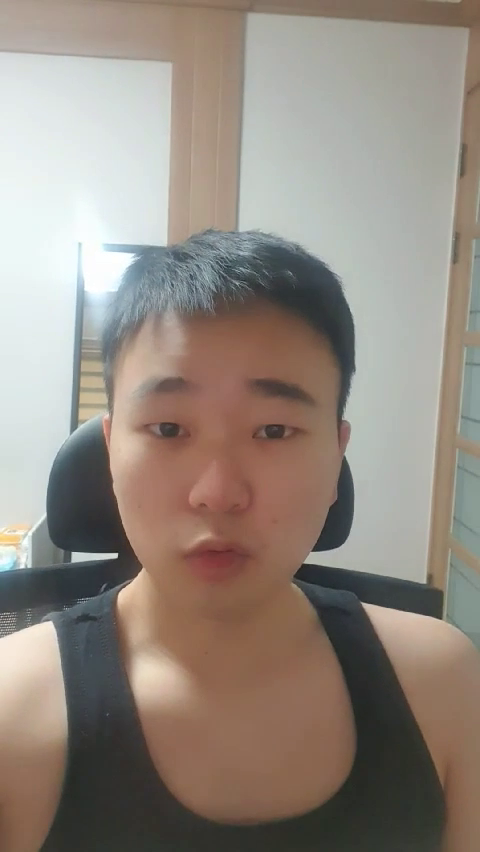
#> input picture frame 29 of public/uploads/save_video/file_name/16/KakaoTalk_20210828_161231657.mp4, 480 x 852 px, given in place of sample.mp4, which was not available
$ jupyter execute 'cv-얼굴인식.ipynb'   (Python 2 division)
#> lines starting #> are read from the running program, lines starting #| are printed output that depends on the picture; after the words box and inside, x2 and y2 are one past the last pixel; in counts of white or black regions, pixels touching at a corner belong together; pictures that were not available may be replaced by others from this repository, and a replacement may not be noted
[cell 1]
import cv2
import timeit

# 가중치 파일 경로
cascade_filename = 'haarcascade_frontalface_alt.xml'
# 모델 불러오기
cascade = cv2.CascadeClassifier(cascade_filename)

[cell 2]
# 영상 파일
cam = cv2.VideoCapture('sample.mp4')
# 사진 파일
img = cv2.imread('sample.jpg')


# 영상 재생
def videoDetector(cam,cascade):

    while True:

        # 캡처 이미지 불러오기
        ret,img = cam.read()
        # 영상 압축
        img = cv2.resize(img,dsize=None,fx=0.75,fy=0.75)
        # 그레이 스케일 변환
        gray = cv2.cvtColor(img, cv2.COLOR_BGR2GRAY)


# 사진 출력
def imgDetector(img,cascade):

	img = cv2.resize(img,dsize=None,fx=0.5,fy=0.5)
    gray = cv2.cvtColor(img, cv2.COLOR_BGR2GRAY)

[cell 3]
# -*- coding: utf-8 -*-
"""
Created on Wed Nov 4
@author: jongwon Kim
         Deep.I Inc.
"""


import cv2
import timeit

# 영상 검출기
def videoDetector(cam,cascade):

    while True:

        start_t = timeit.default_timer()
         # 알고리즘 시작 시점
        """ 알고리즘 연산 """

        # 캡처 이미지 불러오기
        ret,img = cam.read()
#> img is the input picture: shape (852, 480, 3); mean B, G, R 128.2, 137.5, 147.7
        # 영상 압축
        img = cv2.resize(img,dsize=None,fx=1.0,fy=1.0)
        # 그레이 스케일 변환
        gray = cv2.cvtColor(img, cv2.COLOR_BGR2GRAY)
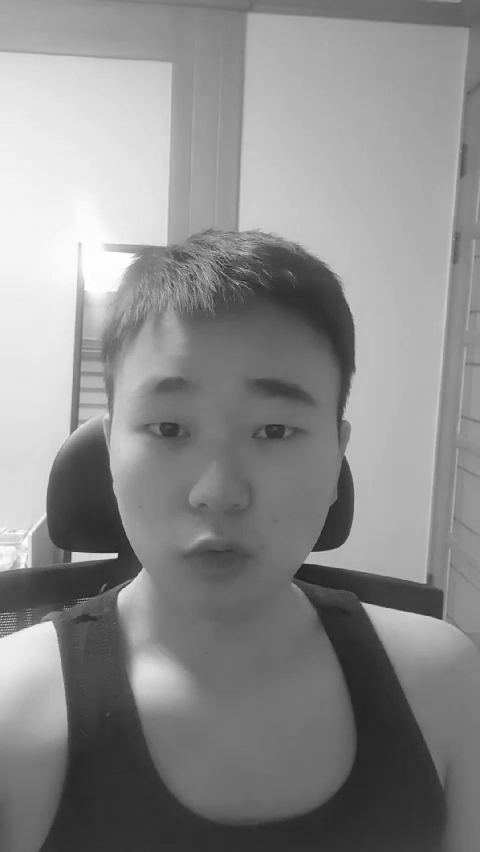
#> gray: shape (852, 480); min 31, max 255, mean 139.5
        # cascade 얼굴 탐지 알고리즘
        results = cascade.detectMultiScale(gray,            # 입력 이미지
                                           scaleFactor= 1.1,# 이미지 피라미드 스케일 factor
                                           minNeighbors=5,  # 인접 객체 최소 거리 픽셀
                                           minSize=(20,20)  # 탐지 객체 최소 크기
                                           )
#> results = [[74, 314, 295, 295]]

        for box in results:
            x, y, w, h = box
            cv2.rectangle(img, (x,y), (x+w, y+h), (255,255,255), thickness=2)
#> this loop made 1 pass
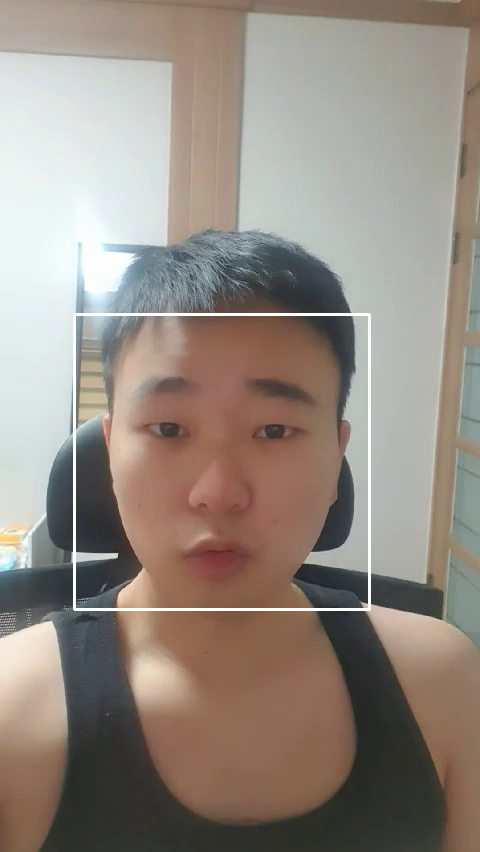
#> img: shape (852, 480, 3); 0.86% of pixels changed, all inside (x1, y1, x2, y2) = (73, 313, 371, 611)

        """ 알고리즘 연산 """
        # 알고리즘 종료 시점
        terminate_t = timeit.default_timer()
        FPS = 'fps' + str(int(1./(terminate_t - start_t )))
        cv2.putText(img,FPS,(30,30),cv2.FONT_HERSHEY_SIMPLEX,1,(255,255,255),1)
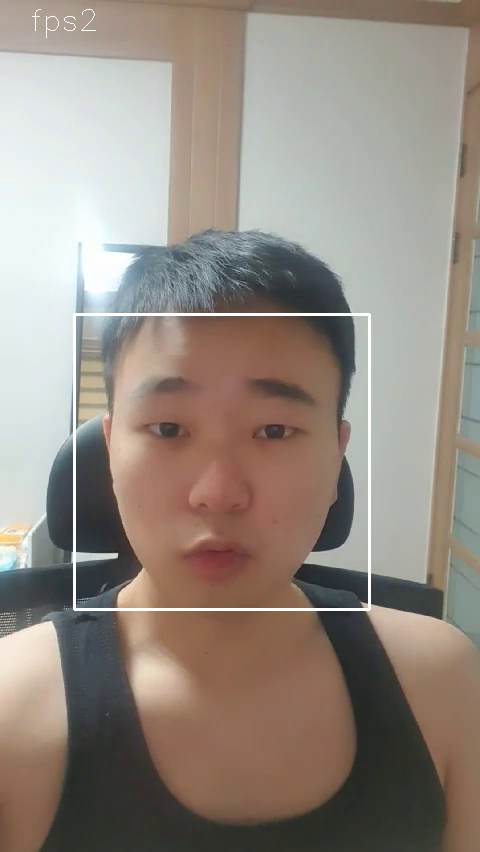
#> img: shape (852, 480, 3); 0.04% of pixels changed, all inside (x1, y1, x2, y2) = (32, 9, 96, 38)


         # 영상 출력
        cv2.imshow('facenet',img)

        if cv2.waitKey(1) > 0:

#> (key Esc is pressed here)
            break

# 사진 검출기
def imgDetector(img,cascade):

    # 영상 압축
    img = cv2.resize(img,dsize=None,fx=1.0,fy=1.0)
    # 그레이 스케일 변환
    gray = cv2.cvtColor(img, cv2.COLOR_BGR2GRAY)
    # cascade 얼굴 탐지 알고리즘
    results = cascade.detectMultiScale(gray,            # 입력 이미지
                                       scaleFactor= 1.5,# 이미지 피라미드 스케일 factor
                                       minNeighbors=5,  # 인접 객체 최소 거리 픽셀
                                       minSize=(20,20)  # 탐지 객체 최소 크기
                                       )

    for box in results:

        x, y, w, h = box
        cv2.rectangle(img, (x,y), (x+w, y+h), (255,255,255), thickness=2)

    # 사진 출력
    cv2.imshow('facenet',img)
    cv2.waitKey(10000)


# 가중치 파일 경로
cascade_filename = 'haarcascade_frontalface_alt.xml'
# 모델 불러오기
cascade = cv2.CascadeClassifier(cascade_filename)

# 영상 파일
cam = cv2.VideoCapture('sample.mp4')
# 이미지 파일
img = cv2.imread('sample.jpg')

# 영상 탐지기
videoDetector(cam,cascade)
# 사진 탐지기
# imgDetector(cam,cascade)

$ run again, starting later in the video
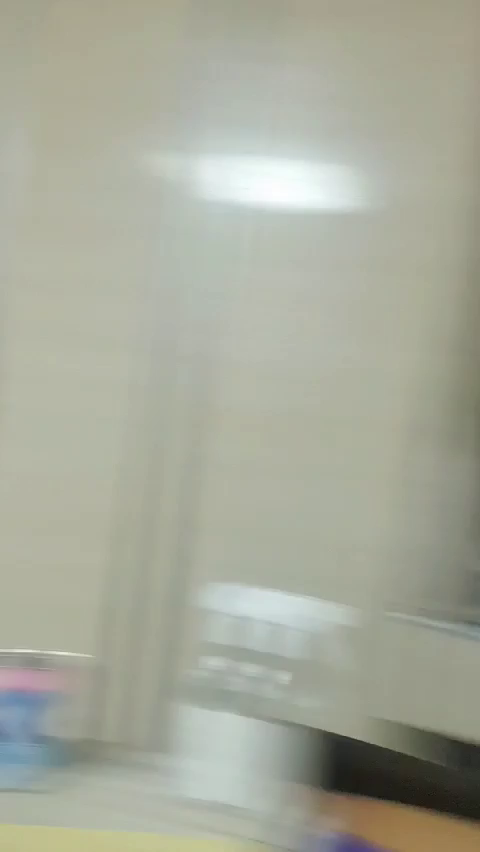
#> input picture frame 133 of public/uploads/save_video/file_name/16/KakaoTalk_20210828_161231657.mp4, 480 x 852 px, given in place of sample.mp4, which was not available
#> in videoDetector, img is the input picture: shape (852, 480, 3); mean B, G, R 154.9, 169.8, 167.2
#> in videoDetector, `gray = cv2.cvtColor(img, cv2.COLOR_BGR2GRAY)`:
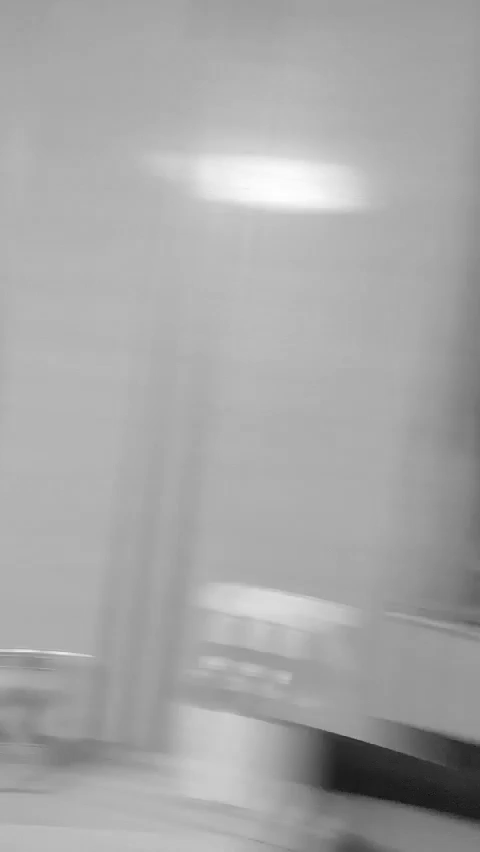
#> gray: shape (852, 480); min 17, max 254, mean 167.3
#> results = ()
#> in videoDetector, `cv2.putText(img,FPS,(30,30),cv2.FONT_HERSHEY_SIMPLEX,1,(255,255,255),1)`:
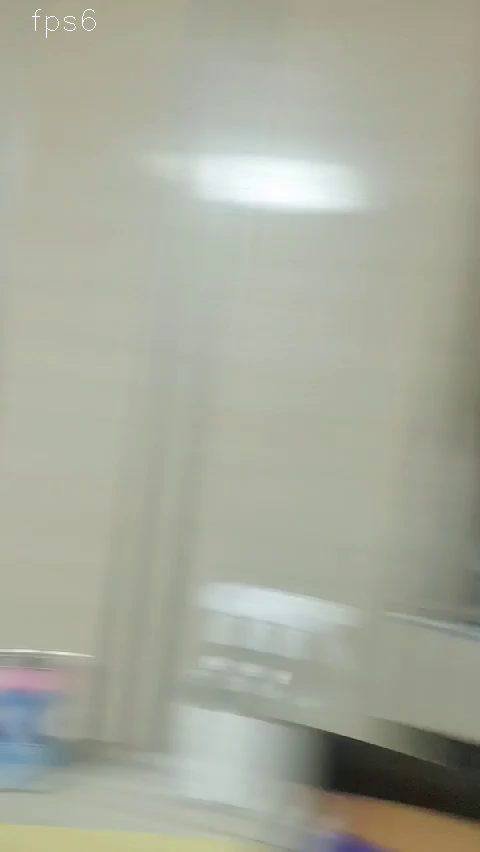
#> img: shape (852, 480, 3); 0.04% of pixels changed, all inside (x1, y1, x2, y2) = (32, 9, 96, 38)

$ run again, starting later in the video
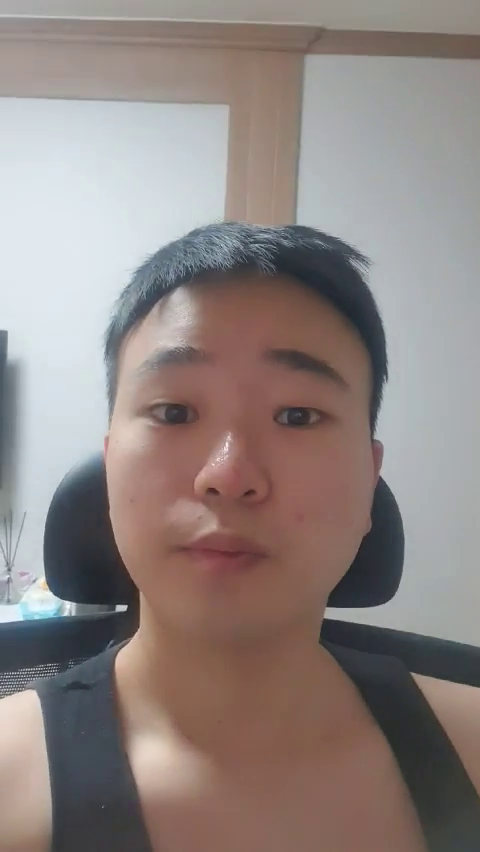
#> input picture frame 236 of public/uploads/save_video/file_name/16/KakaoTalk_20210828_161231657.mp4, 480 x 852 px, given in place of sample.mp4, which was not available
#> in videoDetector, img is the input picture: shape (852, 480, 3); mean B, G, R 129.4, 132.5, 143.3
#> in videoDetector, `gray = cv2.cvtColor(img, cv2.COLOR_BGR2GRAY)`:
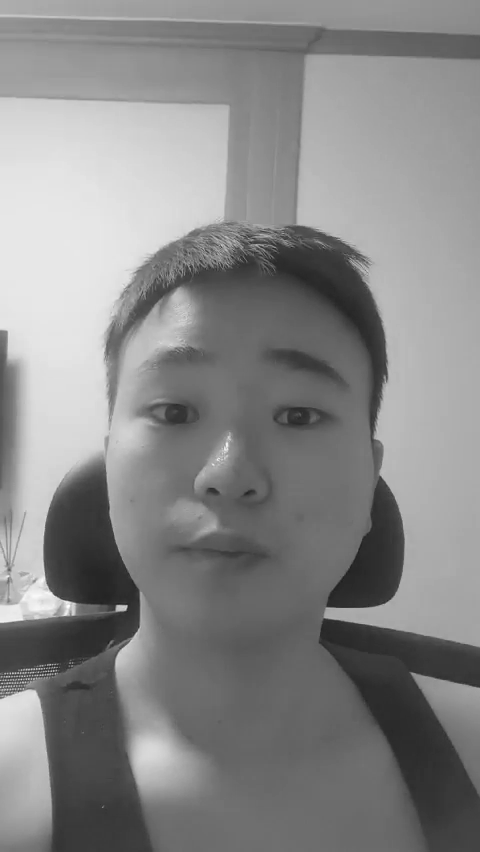
#> gray: shape (852, 480); min 29, max 255, mean 135.3
#> results = [[76, 298, 310, 310]]
#> the loop in videoDetector, `for box in results:` made 1 pass
#> in videoDetector, `cv2.putText(img,FPS,(30,30),cv2.FONT_HERSHEY_SIMPLEX,1,(255,255,255),1)`:
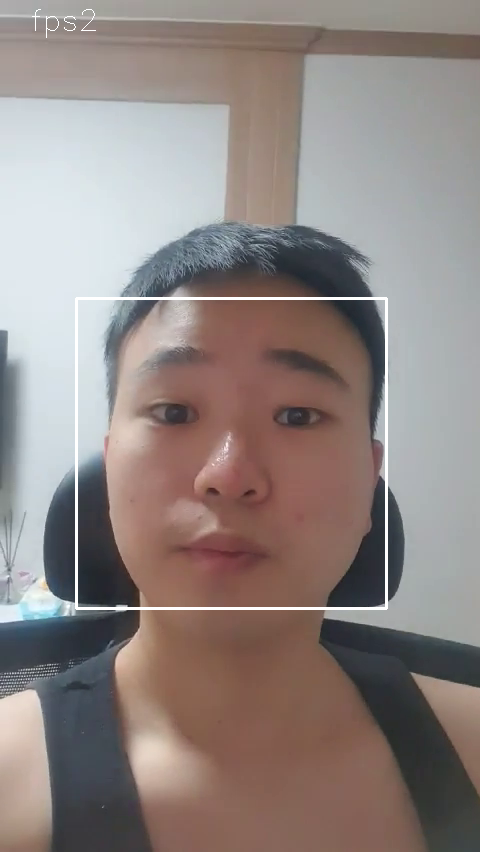
#> img: shape (852, 480, 3); mean B, G, R 130.6, 133.7, 144.5
